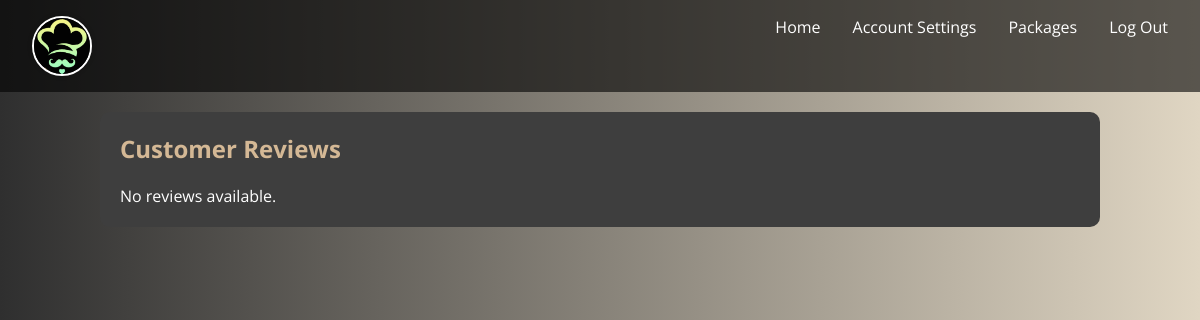
/show_reviews.php, run on an earlier commit of the app's database.
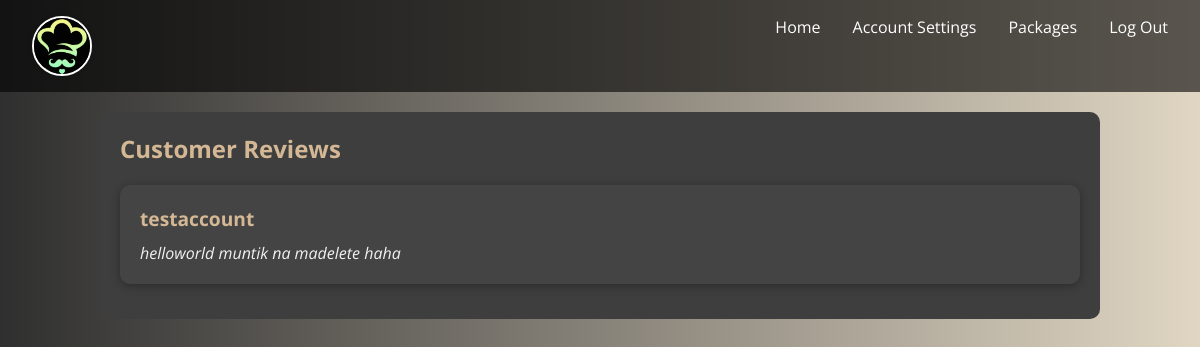
And on a later commit of the database.
### tables this page shows
CREATE TABLE `catering_orders` (
  `id` int(11) NOT NULL,
  `package_name` varchar(100) DEFAULT NULL,
  `name` varchar(100) NOT NULL,
  `events_date` date NOT NULL,
  `guests` int(11) NOT NULL,
  `address` text NOT NULL,
  `dishes` text DEFAULT NULL,
  `desserts` text DEFAULT NULL,
  `latitude` decimal(10,8) DEFAULT NULL,
  `longitude` decimal(11,8) DEFAULT NULL,
  `special_requests` text DEFAULT NULL,
  `created_at` timestamp NOT NULL DEFAULT current_timestamp(),
  `payment_method` varchar(50) DEFAULT NULL,
  `user_id` int(11) NOT NULL,
  `status` varchar(20) DEFAULT 'pending',
  `total_price` decimal(10,2) DEFAULT NULL,
  `review` text DEFAULT NULL
);

CREATE TABLE `registertb` (
  `userid` int(10) UNSIGNED NOT NULL,
  `name` varchar(255) DEFAULT NULL,
  `username` varchar(255) DEFAULT NULL,
  `contact` varchar(20) DEFAULT NULL,
  `password` varchar(255) DEFAULT NULL,
  `checkpass` varchar(255) DEFAULT NULL,
  `role` varchar(20) DEFAULT 'user'
);

### show_reviews.php (the view, shortened to what this page needs)
<?php
include('connection.php');
$reviews_query = "SELECT c.review, c.user_id, u.name FROM catering_orders c INNER JOIN registertb u ON c.user_id = u.userid WHERE c.review IS NOT NULL";
$reviews_result = $conn->query($reviews_query);
?>
<!DOCTYPE html>
<html lang="en">
<head>
</head>
<body>
<nav>
    <div style="display: flex; align-items: center; gap: 15px; justify-content: flex-start; width: 100%;">
        <img src="logo.jfif" alt="Logo" class="logo-img">
    </div>
    <div style="display: flex; justify-content: flex-end; width: 100%;">
        <a href="home.php">Home</a>
        <a href="account.php">Account Settings</a>
        <a href="orders.php">Packages</a>
        <a href="logout.php">Log Out</a>
    </div>
</nav>
<div class="container">
    <h2>Customer Reviews</h2>
    <?php
    if ($reviews_result->num_rows > 0) {
        while ($row = $reviews_result->fetch_assoc()) {
            $review_text = htmlspecialchars($row['review']);
            $reviewer_name = htmlspecialchars($row['name']);
            echo "<div class='review-box'>
                    <div class='reviewer-info'>$reviewer_name</div>
                    <div class='review-text'>$review_text</div>
                </div>";
        }
    } else {
        echo "<p>No reviews available.</p>";
    }
    ?>
</div>
</body>
</html>

What changed in the data, as far as the page shows it:
added catering_orders: registertb.name "testaccount", review "helloworld muntik na madelete haha"
Also different on the page:
text no longer shown: "No reviews available."
